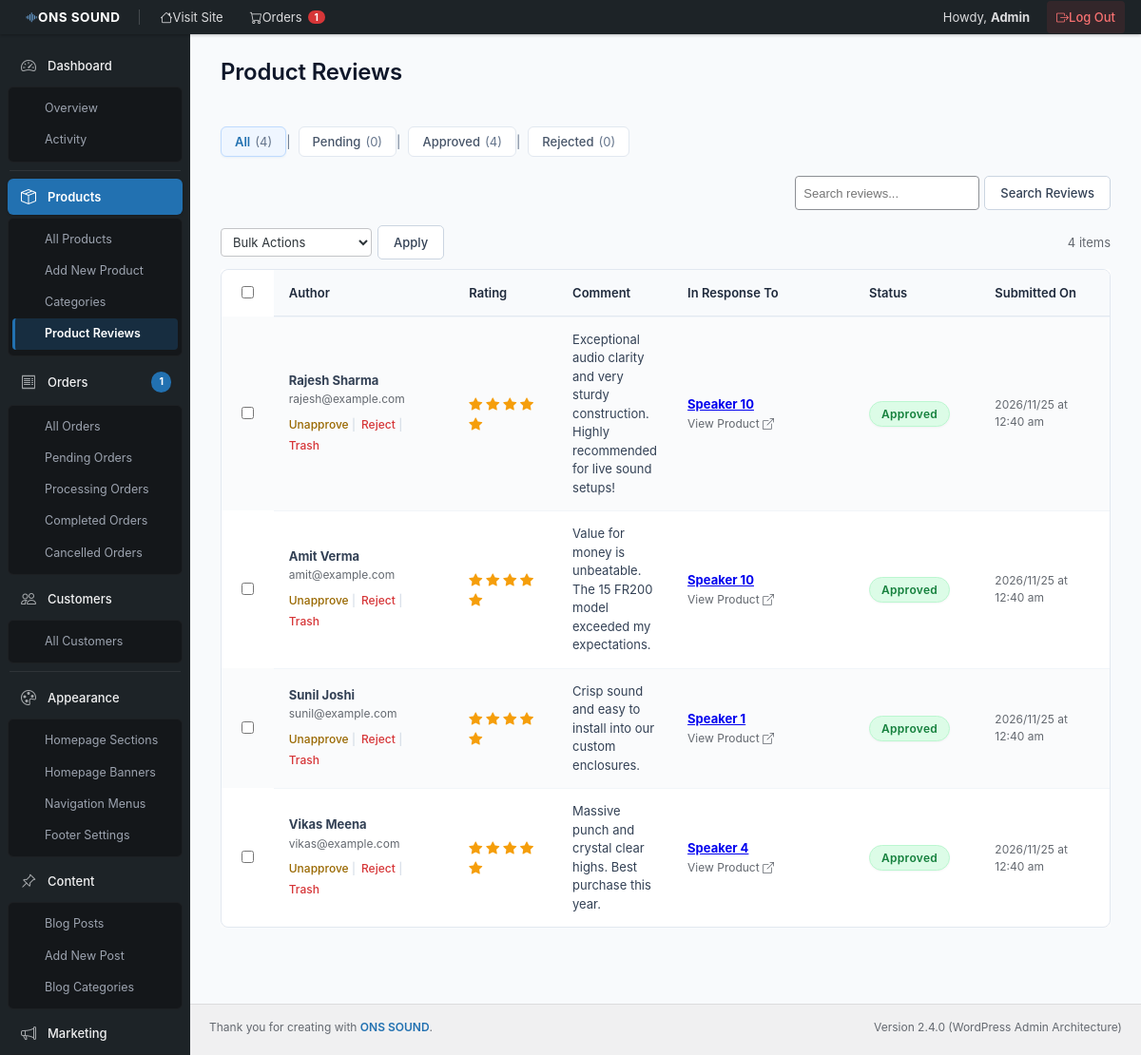
Screenshot of /admin/reviews.php (signed in) with the database file from the repository.
### tables this page shows
CREATE TABLE `product_reviews` (
  `id` int(11) NOT NULL,
  `product_id` int(11) NOT NULL,
  `user_id` int(11) DEFAULT NULL,
  `reviewer_name` varchar(150) NOT NULL,
  `reviewer_email` varchar(191) DEFAULT NULL,
  `rating` tinyint(4) NOT NULL DEFAULT 5,
  `review_text` text NOT NULL,
  `status` enum('pending','approved','rejected') NOT NULL DEFAULT 'approved',
  `created_at` datetime NOT NULL DEFAULT current_timestamp()
);

CREATE TABLE `products` (
  `id` int(11) NOT NULL,
  `category_id` int(11) DEFAULT NULL,
  `name` varchar(191) NOT NULL,
  `slug` varchar(200) NOT NULL,
  `sku` varchar(100) DEFAULT NULL,
  `model_name` varchar(100) DEFAULT NULL,
  `price` decimal(10,2) NOT NULL DEFAULT 0.00,
  `compare_at_price` decimal(10,2) DEFAULT NULL,
  `stock_quantity` int(11) NOT NULL DEFAULT 10,
  `stock_status` enum('in_stock','out_of_stock','preorder') NOT NULL DEFAULT 'in_stock',
  `rating` decimal(3,2) NOT NULL DEFAULT 5.00,
  `reviews_count` int(11) NOT NULL DEFAULT 0,
  `is_featured` tinyint(1) NOT NULL DEFAULT 0,
  `is_active` tinyint(1) NOT NULL DEFAULT 1,
  `main_image` varchar(255) NOT NULL,
  `hover_image` varchar(255) DEFAULT NULL,
  `short_description` text DEFAULT NULL,
  `full_description` longtext DEFAULT NULL,
  `created_at` datetime NOT NULL DEFAULT current_timestamp(),
  `updated_at` datetime NOT NULL DEFAULT current_timestamp() ON UPDATE current_timestamp()
);

### admin/auth.php (called while the page is built, shortened)
<?php
require_once __DIR__ . '/../config/database.php';
require_once __DIR__ . '/../includes/helpers.php';
function admin_url(string $path = ''): string {
    return BASE_URL . 'admin/' . ltrim($path, '/');
}

### includes/helpers.php (called while the page is built, shortened)
<?php
function clean(?string $value): string {
    return trim(strip_tags($value ?? ''));
}
function url(string $path = ''): string {
    return BASE_URL . ltrim($path, '/');
}

### admin/reviews.php (the view, shortened to what this page needs)
<?php
require_once __DIR__ . '/auth.php';
$db = get_db();
$countAll = (int)$db->query("SELECT COUNT(*) FROM `product_reviews`")->fetchColumn();
$countPending = (int)$db->query("SELECT COUNT(*) FROM `product_reviews` WHERE status = 'pending'")->fetchColumn();
$countApproved = (int)$db->query("SELECT COUNT(*) FROM `product_reviews` WHERE status = 'approved'")->fetchColumn();
$countRejected = (int)$db->query("SELECT COUNT(*) FROM `product_reviews` WHERE status = 'rejected'")->fetchColumn();
$statusFilter = clean($_GET['status'] ?? 'all');
$search = clean($_GET['s'] ?? '');
$page = max(1, (int)($_GET['paged'] ?? 1));
$perPage = 20;
$offset = ($page - 1) * $perPage;
$where = ["1=1"];
$params = [];
$whereSql = implode(' AND ', $where);
$countStmt = $db->prepare("
    SELECT COUNT(*)
    FROM `product_reviews` r
    LEFT JOIN `products` p ON p.id = r.product_id
    WHERE $whereSql
");
$countStmt->execute($params);
$totalReviews = (int)$countStmt->fetchColumn();
$query = "
    SELECT r.*, p.name AS product_name, p.slug AS product_slug, p.main_image AS product_image
    FROM `product_reviews` r
    LEFT JOIN `products` p ON p.id = r.product_id
    WHERE $whereSql
    ORDER BY r.created_at DESC
    LIMIT $perPage OFFSET $offset
";
$stmt = $db->prepare($query);
$stmt->execute($params);
$reviews = $stmt->fetchAll();
require_once __DIR__ . '/includes/header.php';
?>
<div class="wrap">
    <h1 class="wp-heading-inline">Product Reviews</h1>
    <ul class="subsubsub">
        <li class="all"><a href="<?= admin_url('reviews.php') ?>" class="<?= ($statusFilter === 'all') ? 'current' : '' ?>">All <span class="count">(<?= $countAll ?>)</span></a> |</li>
        <li class="pending"><a href="<?= admin_url('reviews.php?status=pending') ?>" class="<?= ($statusFilter === 'pending') ? 'current' : '' ?>">Pending <span class="count">(<?= $countPending ?>)</span></a> |</li>
        <li class="approved"><a href="<?= admin_url('reviews.php?status=approved') ?>" class="<?= ($statusFilter === 'approved') ? 'current' : '' ?>">Approved <span class="count">(<?= $countApproved ?>)</span></a> |</li>
        <li class="rejected"><a href="<?= admin_url('reviews.php?status=rejected') ?>" class="<?= ($statusFilter === 'rejected') ? 'current' : '' ?>">Rejected <span class="count">(<?= $countRejected ?>)</span></a></li>
    </ul>
    <form method="GET" action="<?= admin_url('reviews.php') ?>" style="margin-bottom: 12px; display: flex; justify-content: flex-end;">
        <p class="search-box" style="margin: 0; display: flex; gap: 5px;">
            <input type="search" name="s" value="<?= htmlspecialchars($search) ?>" placeholder="Search reviews..." style="padding: 4px 8px; font-size: 13px; border: 1px solid #8c8f94; border-radius: 4px;">
            <input type="submit" class="button" value="Search Reviews">
        </p>
    </form>
    <form method="POST" action="<?= admin_url('reviews.php') ?>">
        <div class="tablenav top" style="display: flex; justify-content: space-between; align-items: center; margin-bottom: 10px;">
            <div class="alignleft actions bulkactions" style="display: flex; gap: 6px;">
                <select name="action">
                    <option value="">Bulk Actions</option>
                </select>
                <input type="submit" class="button action" value="Apply">
            </div>
            <div class="tablenav-pages" style="font-size: 13px; color: #646970;">
                <span class="displaying-num"><?= $totalReviews ?> items</span>
            </div>
        </div>
        <table class="wp-list-table widefat fixed striped">
            <thead>
                <tr>
                    <td id="cb" class="manage-column column-cb check-column" style="width: 40px; padding-left: 10px;">
                        <input id="cb-select-all-1" type="checkbox" onclick="document.querySelectorAll('.rev-select').forEach(cb => cb.checked = this.checked)">
                    </td>
                    <th style="width: 180px;">Author</th>
                    <th style="width: 100px;">Rating</th>
                    <th>Comment</th>
                    <th style="width: 220px;">In Response To</th>
                    <th style="width: 110px;">Status</th>
                    <th style="width: 130px;">Submitted On</th>
                </tr>
            </thead>
            <tbody>
                <?php if (!empty($reviews)): ?>
                    <?php foreach ($reviews as $r): ?>
                        <tr>
                            <th scope="row" class="check-column" style="padding-left: 10px;">
                                <input type="checkbox" name="post[]" value="<?= $r['id'] ?>" class="rev-select">
                            </th>
                            <td>
                                <strong><?= htmlspecialchars($r['reviewer_name']) ?></strong><br>
                                <span style="font-size: 12px; color: #646970;"><?= htmlspecialchars($r['reviewer_email'] ?? '—') ?></span>
                                <div class="row-actions">
                                    <?php if ($r['status'] !== 'approved'): ?>
                                        <span class="approve"><a href="<?= admin_url('reviews.php?action=approve&id=' . $r['id']) ?>" style="color: #007017;">Approve</a> | </span>
                                    <?php else: ?>
                                        <span class="unapprove"><a href="<?= admin_url('reviews.php?action=unapprove&id=' . $r['id']) ?>" style="color: #996800;">Unapprove</a> | </span>
                                    <?php endif; ?>
                                    <?php if ($r['status'] !== 'rejected'): ?>
                                        <span class="reject"><a href="<?= admin_url('reviews.php?action=reject&id=' . $r['id']) ?>" style="color: #d63638;">Reject</a> | </span>
                                    <?php endif; ?>
                                    <span class="trash"><a href="<?= admin_url('reviews.php?action=delete&id=' . $r['id']) ?>" onclick="return confirm('Permanently delete review #<?= $r['id'] ?>?');" style="color: #d63638;">Trash</a></span>
                                </div>
                            </td>
                            <td>
                                <div style="color: #f59e0b; font-size: 14px;">
                                    <?php for ($i = 1; $i <= 5; $i++): ?>
                                        <i class="bi bi-star<?= ($i <= $r['rating']) ? '-fill' : '' ?>"></i>
                                    <?php endfor; ?>
                                </div>
                            </td>
                            <td>
                                <div style="font-size: 13px; line-height: 1.5;">
                                    <?= nl2br(htmlspecialchars($r['review_text'])) ?>
                                </div>
                            </td>
                            <td>
                                <?php if (!empty($r['product_name'])): ?>
                                    <strong><a href="<?= admin_url('product-edit.php?id=' . $r['product_id']) ?>"><?= htmlspecialchars($r['product_name']) ?></a></strong>
                                    <div style="font-size: 12px; margin-top: 2px;">
                                        <a href="<?= url('product-details.php?slug=' . urlencode($r['product_slug'] ?? '')) ?>" target="_blank" style="color: #646970; text-decoration: none;">View Product <i class="bi bi-box-arrow-up-right"></i></a>
                                    </div>
                                <?php else: ?>
                                    <span style="color: #8c8f94;">[Deleted Product #<?= $r['product_id'] ?>]</span>
                                <?php endif; ?>
                            </td>
                            <td>
                                <span class="badge badge-<?= htmlspecialchars($r['status']) ?>">
                                    <?= ucfirst(htmlspecialchars($r['status'])) ?>
                                </span>
                            </td>
                            <td style="font-size: 12px; color: #646970;">
                                <?= date('Y/m/d \a\t g:i a', strtotime($r['created_at'])) ?>
                            </td>
                        </tr>
                    <?php endforeach; ?>
                <?php endif; ?>
            </tbody>
        </table>
    </form>
</div>
<?php require_once __DIR__ . '/includes/footer.php'; ?>

### rows the page displays
product_reviews: reviewer_name "Rajesh Sharma", reviewer_email "rajesh@example.com", rating 5 (drawn), review_text "Exceptional audio clarity and very sturdy construction. Highly recommended for live sound setups!", product.name "Speaker 10", status "Approved", created_at "2026/11/25 at 12:40 am"
product_reviews: reviewer_name "Amit Verma", reviewer_email "amit@example.com", rating 5 (drawn), review_text "Value for money is unbeatable. The 15 FR200 model exceeded my expectations.", product.name "Speaker 10", status "Approved", created_at "2026/11/25 at 12:40 am"
product_reviews: reviewer_name "Sunil Joshi", reviewer_email "sunil@example.com", rating 5 (drawn), review_text "Crisp sound and easy to install into our custom enclosures.", product.name "Speaker 1", status "Approved", created_at "2026/11/25 at 12:40 am"
product_reviews: reviewer_name "Vikas Meena", reviewer_email "vikas@example.com", rating 5 (drawn), review_text "Massive punch and crystal clear highs. Best purchase this year.", product.name "Speaker 4", status "Approved", created_at "2026/11/25 at 12:40 am"

### other values shown
$pendingOrdersCount "1"
$adminName "Admin"
$countAll "4"
$countPending "0"
$countApproved "4"
$countRejected "0"
$totalReviews "4"
